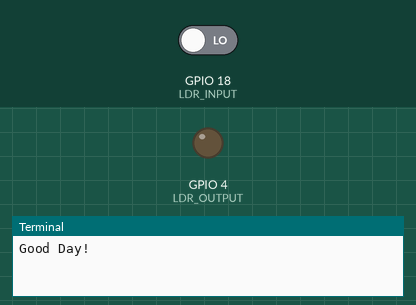
This program was run on a simulated Raspberry Pi (BCM pin numbers). Shown: output pins drawn as LEDs (lit = HIGH), the last lines printed to the terminal. Inputs (shaded band) come from the test bench; at power-on: GPIO 18 (LDR_INPUT) LOW.

Above: at 1.2 s.
1.3 s: GPIO 18 (LDR_INPUT) driven HIGH
At 5.7 s:
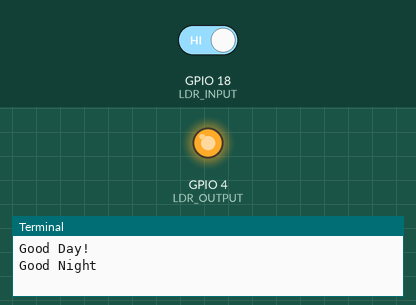
7.3 s: GPIO 18 (LDR_INPUT) driven LOW
At 10.7 s:
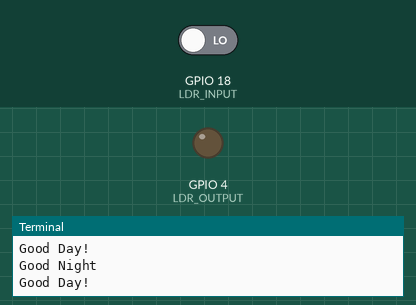
Timing chart, 0 to 12.2 s (numbered marks = the images above; inputs shaded):
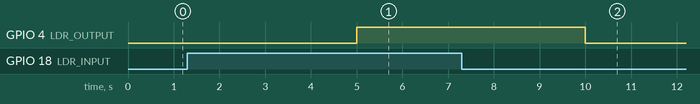

Measured:
- after the input at 1.3 s, GPIO 4 (LDR_OUTPUT): LOW → HIGH after 3.7 s
- after the input at 7.3 s, GPIO 4 (LDR_OUTPUT): HIGH → LOW after 2.7 s

The program:

ldrSensor.py
```python
import RPi.GPIO as GPIO
import time

LDR_INPUT = 18
LDR_OUTPUT = 4

GPIO.setmode(GPIO.BCM)
GPIO.setwarnings(False)

GPIO.setup(LDR_INPUT, GPIO.IN)
GPIO.setup(LDR_OUTPUT, GPIO.OUT)
GPIO.output(LDR_OUTPUT, GPIO.LOW)
#counter  = 0

try :
	while True:
		light = GPIO.input(LDR_INPUT)
#		counter +=1
		#print "Light intensity is: " , light
		if light == 1:
			print "Good Night"
			GPIO.output(LDR_OUTPUT, GPIO.HIGH)
			time.sleep(5)
		else:
#			counter += 1
			print "Good Day!"
			GPIO.output(LDR_OUTPUT, GPIO.LOW)
			time.sleep(5)
except KeyboardInterrupt:
	print "Terminated by user"
	GPIO.cleanup()
```
